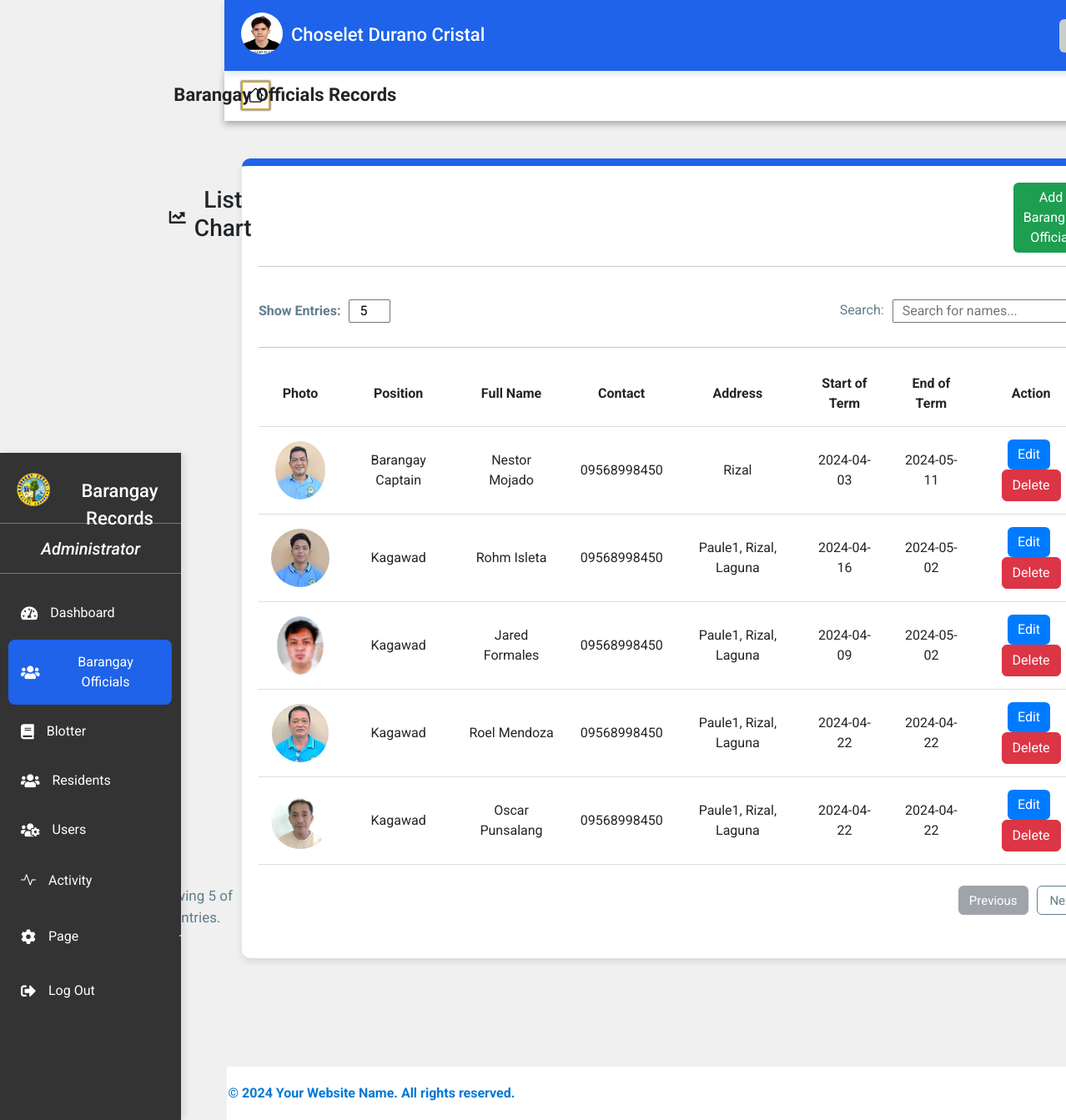
Page /BarangayOfficial.php (signed in) on the committed database.
### tables this page shows
CREATE TABLE `proof_of_identity` (
  `id` int(11) NOT NULL,
  `picture` varchar(255) NOT NULL,
  `valid_id` varchar(255) NOT NULL,
  `created_at` timestamp NOT NULL DEFAULT current_timestamp()
);

CREATE TABLE `profiledata` (
  `id` int(11) NOT NULL,
  `firstname` varchar(50) NOT NULL,
  `middlename` varchar(50) DEFAULT NULL,
  `lastname` varchar(50) NOT NULL,
  `gender` enum('Male','Female','Other') NOT NULL,
  `birthdate` date NOT NULL,
  `email` varchar(100) NOT NULL,
  `contact` varchar(20) NOT NULL,
  `religion` varchar(50) NOT NULL,
  `status` enum('Single','Married','Divorced','Widowed') NOT NULL,
  `emergency_person` varchar(100) NOT NULL,
  `emergency_contact` varchar(20) NOT NULL,
  `created_at` timestamp NOT NULL DEFAULT current_timestamp()
);

CREATE TABLE `barangay_officials` (
  `id` int(11) NOT NULL,
  `position` varchar(50) NOT NULL,
  `photo` varchar(255) DEFAULT NULL,
  `fullName` varchar(100) NOT NULL,
  `contact` varchar(20) DEFAULT NULL,
  `address` varchar(255) DEFAULT NULL,
  `startOfTerm` date DEFAULT NULL,
  `endOfTerm` date DEFAULT NULL
);

### BarangayOfficial.php (the view, shortened to what this page needs)
<!DOCTYPE html>
<html lang="en">
<head>
  <link href="https://cdn.jsdelivr.net/npm/bootstrap@5.3.3/dist/css/bootstrap.min.css" rel="stylesheet">
  <link href="https://cdnjs.cloudflare.com/ajax/libs/font-awesome/5.15.3/css/all.min.css" rel="stylesheet">
  <link href="https://cdn.jsdelivr.net/npm/bootstrap-icons@1.8.1/font/bootstrap-icons.css" rel="stylesheet">
  <link rel="stylesheet" href="https://cdnjs.cloudflare.com/ajax/libs/limonte-sweetalert2/11.1.7/sweetalert2.min.css">
  <link rel="stylesheet" href="BarangayOfficial.css">
</head>
<body>
  <div>
    <div class="header">
      <div class="picfetch">
        <?php
            include 'connection.php';
              $sql = "SELECT * FROM proof_of_identity WHERE id = (SELECT id FROM profiledata WHERE email = ?)";
              $stmt = $conn->prepare($sql);
              $stmt->bind_param("s", $_SESSION['username']);
              $stmt->execute();
              $result = $stmt->get_result();
            if ($result->num_rows > 0) {
                $row = $result->fetch_assoc();
                $picture = $row["picture"];
            } else {
                $picture = "";
            }
              $sql = "SELECT * FROM profiledata WHERE email = ?";
              $stmt = $conn->prepare($sql);
              $stmt->bind_param("s", $_SESSION['username']);
              $stmt->execute();
              $result = $stmt->get_result();
            if ($result->num_rows > 0) {
              $row = $result->fetch_assoc();
              $firstname = $row["firstname"];
              $middlename = $row["middlename"];
              $lastname = $row["lastname"];
            } else {
              $firstname = "";
              $middlename = "";
              $lastname = "";
            }
          ?>
          <img src="<?php echo $picture; ?>" width="80px" height="80px" onerror="this.style.display='none';">
          <p class="p"><?php echo $firstname . " " . $middlename . " " . $lastname; ?></p>
      </div>
      <div class="profile-icon" onclick="toggleProfileDetails()">
      </div>
    </div>
    <div class="navigation" id="navigation">
      <div class="logo">
        <img src="images/logo1.png" alt="Barangay Logo" height="40px" width="40px">
        <p>Barangay Records</p>
      </div>
      <div class="administrators">
        <p><em> Administrator</em></p>
      </div>
      <a href="AdminDashboard.php" class="a1"><i class="fas fa-tachometer-alt"></i> Dashboard</a>
      <a href="BarangayOfficial.php" class="a1" id="official"><i class="fas fa-users"></i> Barangay Officials</a>
      <a href="Blotter.php" class="a1"><i class="fas fa-book"></i> Blotter</a>
      <a href="Resident.php" class="a1"><i class="fas fa-users"></i> Residents</a>
      <a href="Users.php" class="a1"><i class="fas fa-users-cog"></i> Users</a>
      <a href="Activity.php" class="a1"><i class="bi bi-activity"></i> Activity</a>
      <div class="dropdown" onclick="toggleDropdown()">
        <button class="btn btn-primary plus-toggle" type="button" id="dropdownMenuButton" >
          <i class="fas fa-cog"></i>Page <i class="bi bi-plus"></i>
        </button>
      </div>
      <a href="#" onclick="confirmLogout()" class="a1"><i class="fas fa-sign-out-alt"></i> Log Out</a>
    </div>
  </div>
  <div class="title-with-icon">
    <a href="AdminDashboard.html" title="Dashboard"><i class="bi bi-house"></i></a>
    <p>Barangay Officials Records</p>
  </div>
  <?php
include 'connection.php';
$sql = "SELECT * FROM barangay_officials";
$sqlCount = "SELECT COUNT(*) AS totalOfficials FROM barangay_officials";
$resultCount = $conn->query($sqlCount);
$rowCount = $resultCount->fetch_assoc();
$totalOfficialsCount = $rowCount['totalOfficials'];
$limit = 5;
$currentPage = isset($_GET['page']) ? $_GET['page'] : 1;
$offset = ($currentPage - 1) * $limit;
$sql .= " LIMIT $limit OFFSET $offset";
$resultOfficials = $conn->query($sql);
$officialsCountPerPage = $resultOfficials->num_rows;
$totalPages = ceil($totalOfficialsCount / $limit);
?>
<div class="barangay" id="barangayOfficialsDashboard">
    <div class="title-with-icon1">
        <i class="fas fa-chart-line"></i>
        <h3>List Chart</h3>
        <button type="button" class="btn btn-success" onclick="showForm()">Add Barangay Official</button>
    </div>
    <hr>
    <div class="heading-and-buttons">
        <div class="show-entries">
            <label for="entries">Show Entries: </label>
            <input type="number" title="number" placeholder="0" value="<?php echo $officialsCountPerPage; ?>">
        </div>
        <div class="search-bar">
            <p>Search: </p>
            <input type="text" id="searchInput" onkeyup="searchOfficial()" placeholder="Search for names..." style="padding-left: 10px;">
        </div>
    </div>
    <hr>
    <table class="table-no-border">
        <thead>
            <tr>
                <th>Photo</th>
                <th>Position</th>
                <th>Full Name</th>
                <th>Contact </th>
                <th>Address </th>
                <th>Start of Term </th>
                <th>End of Term</th>
                <th>Action</th>
            </tr>
        </thead>
        <tbody>
            <?php
            if ($resultOfficials->num_rows > 0) {
                while ($row = $resultOfficials->fetch_assoc()) {
                    echo "<tr>";
                    echo "<td><img src='photos/".$row['photo']."' alt='Photo' style='max-width: 70px; max-height: 70px; border-radius:50%'></td>";
                    echo "<td>".$row['position']."</td>";
                    echo "<td>".$row['fullName']."</td>";
                    echo "<td>".$row['contact']."</td>";
                    echo "<td>".$row['address']."</td>";
                    echo "<td>".$row['startOfTerm']."</td>";
                    echo "<td>".$row['endOfTerm']."</td>";
                    echo "<td class='action-buttons'>";
                    echo "<a href='#' onclick='editOfficial(" . $row['id'] . ")' class='btn btn-primary btnedit' style='margin-right:5px;'>Edit</a>";
                    echo "<button type='button' class='btn btn-danger' onclick='deleteOfficial(" . $row['id'] . ")'>Delete</button>";
                    echo "</td>";
                    echo "</tr>";
                }
            } else {
                echo "<tr><td colspan='8'>No records found</td></tr>";
            }
            ?>
        </tbody>
    </table>
    <div class="navigation-buttons">
        <p style="margin-right: 970px;">Showing <?php echo $officialsCountPerPage; ?> of <?php echo $limit; ?> entries.</p>
        <a style="margin-right: 110px;" href="?page=<?php echo $currentPage > 1 ? $currentPage - 1 : 1; ?>" class="btn <?php echo $currentPage == 1 ? 'btn-secondary disabled' : 'btn-primary'; ?>">Previous</a>
        <a href="?page=<?php echo $currentPage < $totalPages ? $currentPage + 1 : $totalPages; ?>" class="btn <?php echo $currentPage == $totalPages ? 'btn-secondary disabled' : 'btn-primary'; ?>">Next</a>
    </div>
</div>
  <footer class="footer">
    <div class="container">
      <p>&copy; 2024 Your Website Name. All rights reserved.</p>
    </div>
  </footer>
</body>
</html>

### rows in the picture
proof_of_identity: picture (picture)
profiledata: firstname "Choselet", middlename "Durano", lastname "Cristal"
barangay_officials: photo (picture), position "Barangay Captain", fullName "Nestor Mojado", contact "09568998450", address "Rizal", startOfTerm "2024-04-03", endOfTerm "2024-05-11"
barangay_officials: photo (picture), position "Kagawad", fullName "Rohm Isleta", contact "09568998450", address "Paule1, Rizal, Laguna", startOfTerm "2024-04-16", endOfTerm "2024-05-02"
barangay_officials: photo (picture), position "Kagawad", fullName "Jared Formales", contact "09568998450", address "Paule1, Rizal, Laguna", startOfTerm "2024-04-09", endOfTerm "2024-05-02"
barangay_officials: photo (picture), position "Kagawad", fullName "Roel Mendoza", contact "09568998450", address "Paule1, Rizal, Laguna", startOfTerm "2024-04-22", endOfTerm "2024-04-22"
barangay_officials: photo (picture), position "Kagawad", fullName "Oscar Punsalang", contact "09568998450", address "Paule1, Rizal, Laguna", startOfTerm "2024-04-22", endOfTerm "2024-04-22"

### other values in the picture
$officialsCountPerPage "5"
